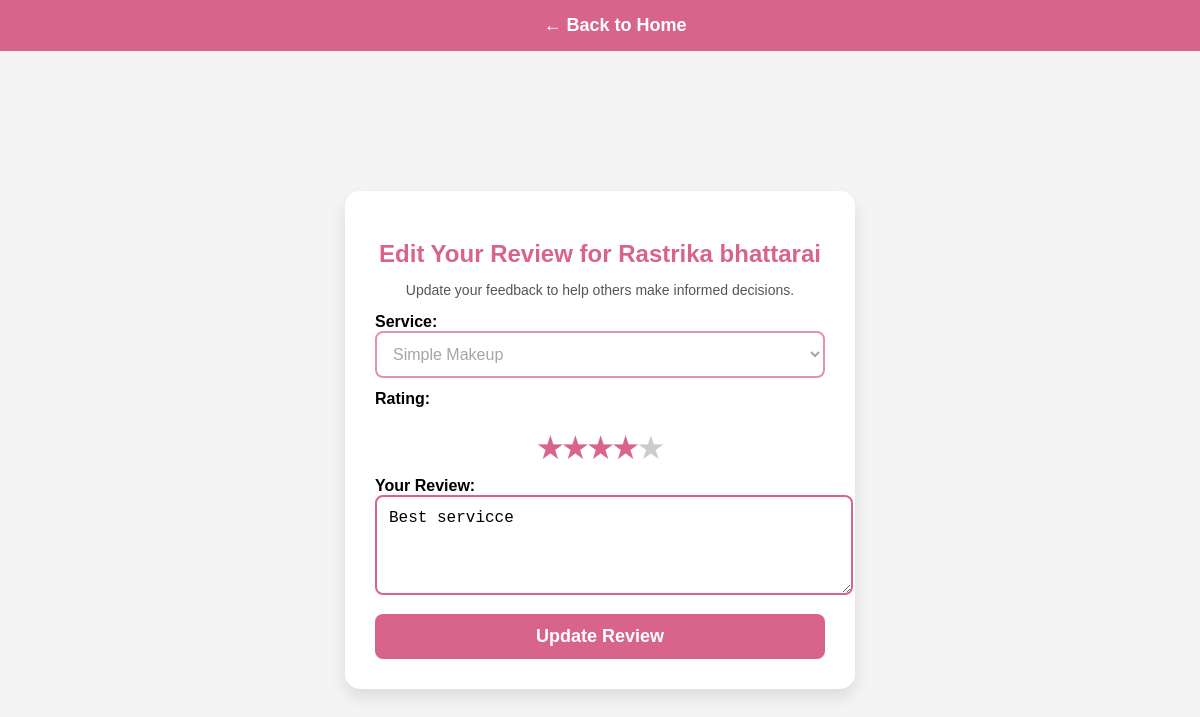
The app's page /edit-review/7/ (signed in) with its own data.
### accounts/models.py (models this page shows, shortened)
class Review(models.Model):
    artist = models.ForeignKey(User, on_delete=models.CASCADE, related_name="artist_reviews")  # ✅ Link to artist
    service = models.ForeignKey(Service, on_delete=models.CASCADE, related_name="service_reviews", null=True, blank=True)  # ✅ Allow NULL
    user = models.ForeignKey(User, on_delete=models.CASCADE, related_name="user_reviews")
    rating = models.IntegerField(choices=[(i, i) for i in range(1, 6)], default=5)
    comment = models.TextField()
    is_anonymous = models.BooleanField(default=False)  # ✅ New: Anonymous Option
    created_at = models.DateTimeField(auto_now_add=True)
    artist_reply = models.TextField(blank=True, null=True)  # ✅ Artist reply field

class User(AbstractUser):
    username = None  # ✅ Remove username field completely
    email = models.EmailField(unique=True)  # Email as the unique identifier
    phone = models.CharField(max_length=15, unique=True)
    password = models.CharField(max_length=100)
    profile_image = models.ImageField(upload_to="profile_images/", null=True, blank=True)
    is_verified = models.BooleanField(default=False)
    is_artist = models.BooleanField(default=False)
    otp = models.CharField(max_length=6, blank=True, null=True)  # ✅ Stores OTP
    city = models.CharField(max_length=100, null=True, blank=True)
    works_at = models.CharField(max_length=255, null=True, blank=True)
    experience_years = models.IntegerField(default=0, null=True, blank=True)
    training_certificate = models.FileField(upload_to="certificates/", null=True, blank=True)
    is_available = models.BooleanField(default=True)
    USERNAME_FIELD = "email"  # ✅ Login using email instead of username
    REQUIRED_FIELDS = []  # ✅ Don't require username
    objects = CustomUserManager()  # ✅ Use custom manager

class Service(models.Model):
    artist = models.ForeignKey(User, related_name='services', on_delete=models.CASCADE)
    service_name = models.CharField(max_length=255)
    price = models.DecimalField(max_digits=10, decimal_places=2)
    duration = models.CharField(max_length=50, default="30 mins")
    description = models.TextField(blank=True, null=True)
    created_at = models.DateTimeField(auto_now_add=True)

### accounts/views.py (the view)
# urls.py: path("edit-review/<int:review_id>/", edit_review, name="edit_review"),
@login_required
def edit_review(request, review_id):
    review = get_object_or_404(Review, id=review_id, user=request.user)
    if request.method == "POST":
        form = ReviewForm(request.POST, instance=review)
        if form.is_valid():
            form.save()
            messages.success(request, "Review updated successfully!")
            return redirect("home")  # Redirect to homepage or artist details
    else:
        form = ReviewForm(instance=review)
    return render(request, "accounts/edit_review.html", {"form": form, "review": review})

### accounts/forms.py
class ReviewForm(forms.ModelForm):
    class Meta:
        model = Review
        fields = ['rating', 'comment']
        widgets = {
            'rating': forms.Select(choices=[(i, i) for i in range(1, 6)]),
            'comment': forms.Textarea(attrs={'rows': 3, 'placeholder': 'Write your review...'})
        }

### accounts/templates/accounts/edit_review.html (shortened to what this page needs)
{% load static %}
<!DOCTYPE html>
<html lang="en">
<head>
    <link rel="stylesheet" href="{% static 'css/review.css' %}">
</head>
<body>
    <header>
        <a href="{% url 'home' %}">← Back to Home</a>
    </header>
    <div class="review-container">
        <h2>Edit Your Review for {{ review.artist.first_name }} {{ review.artist.last_name }}</h2>
        <p>Update your feedback to help others make informed decisions.</p>
        <form method="POST" class="review-form" id="editReviewForm">
            <label for="service">Service:</label>
            <select name="service" disabled>
                <option value="{{ review.service.id }}" selected>
                    {{ review.service.service_name }}
                </option>
            </select>
            <label for="rating">Rating:</label>
            <div class="star-rating">
                <input type="radio" id="star5" name="rating" value="5" {% if review.rating == 5 %}checked{% endif %}><label for="star5">★</label>
                <input type="radio" id="star4" name="rating" value="4" {% if review.rating == 4 %}checked{% endif %}><label for="star4">★</label>
                <input type="radio" id="star3" name="rating" value="3" {% if review.rating == 3 %}checked{% endif %}><label for="star3">★</label>
                <input type="radio" id="star2" name="rating" value="2" {% if review.rating == 2 %}checked{% endif %}><label for="star2">★</label>
                <input type="radio" id="star1" name="rating" value="1" {% if review.rating == 1 %}checked{% endif %}><label for="star1">★</label>
            </div>
            <label for="comment">Your Review:</label>
            <textarea name="comment" rows="4" required>{{ review.comment }}</textarea>
            <button type="submit">Update Review</button>
        </form>
    </div>
</body>
</html>

### accounts/static/css/review.css (style rules this page uses)
body { font-family: 'Poppins', sans-serif; background-color: #f4f4f4; margin: 0; padding: 0; display: flex; justify-content: center; align-items: center; height: 100vh; }
header { width: 100%; text-align: center; padding: 15px; background-color: #D8648C; position: fixed; top: 0; left: 0; right: 0; }
header a { color: white; text-decoration: none; font-size: 18px; font-weight: 600; transition: color 0.3s ease-in-out; }
.review-container { background: white; padding: 30px; border-radius: 15px; box-shadow: 0px 8px 16px rgba(0, 0, 0, 0.1); width: 450px; text-align: center; margin-top: 80px; }
.review-container h2 { color: #D8648C; font-size: 24px; margin-bottom: 10px; }
.review-container p { font-size: 14px; color: #555; margin-bottom: 15px; }
.review-container label { display: block; font-weight: 600; margin-top: 12px; font-size: 16px; text-align: left; }
.review-container select { width: 100%; padding: 12px; border: 2px solid #D8648C; border-radius: 8px; font-size: 16px; outline: none; background: #fff; transition: all 0.3s ease-in-out; }
.star-rating { display: flex; justify-content: center; margin: 12px 0; direction: rtl; }
.star-rating label { font-size: 28px; cursor: pointer; color: #ccc; transition: color 0.3s; }
.star-rating input:checked ~ label, .star-rating label:hover, .star-rating label:hover ~ label { color: #D8648C; }
.review-container textarea { width: 100%; padding: 12px; border: 2px solid #D8648C; border-radius: 8px; font-size: 16px; outline: none; transition: all 0.3s ease-in-out; }
.review-container button { width: 100%; background: #D8648C; color: white; padding: 12px; font-size: 18px; border: none; border-radius: 8px; cursor: pointer; margin-top: 15px; font-weight: bold; transition: all 0.3s ease-in-out; }

### records on screen
Review: artist.first_name "Rastrika", artist.last_name "bhattarai", service "Simple Makeup", comment "Best servicce"
